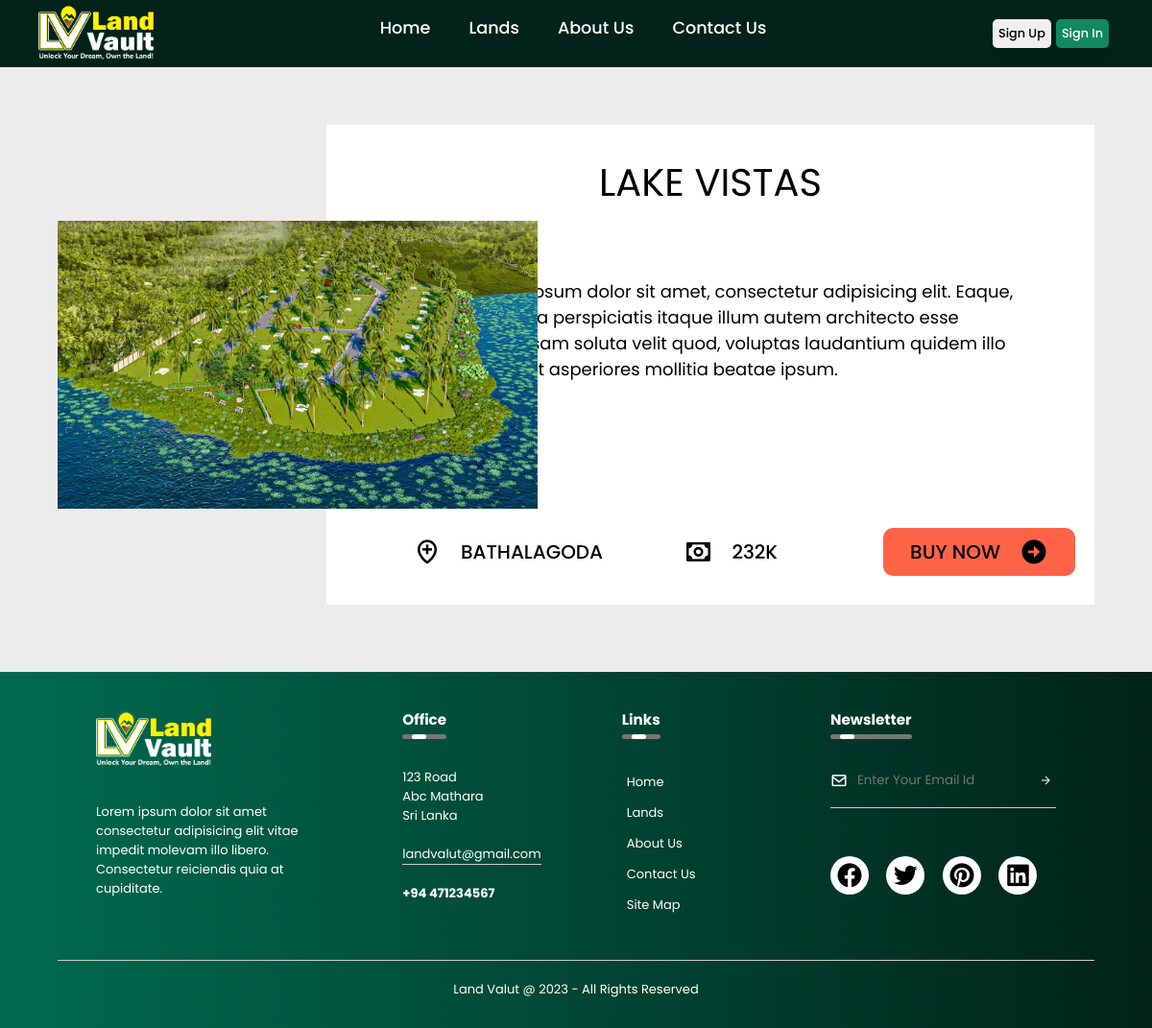
The app's page /landDetails.php?id=1 with its own data.
### tables this page shows
CREATE TABLE land(
	landID INT AUTO_INCREMENT PRIMARY KEY NOT NULL,
	l_title varchar(60) NOT NULL,
	l_location varchar(30) NOT NULL,
	l_price varchar(20) NOT NULL,
	l_imgLoc varchar(20) NOT NULL,
	sellerID INT NOT NULL,
	isSold INT NOT NULL,
	l_description varchar(300)
);

### landDetails.php (the view, shortened to what this page needs)
<?php
    $title = 'Land Details'; include("header.php");
?>
<link rel="stylesheet" href="./css/landDetails.css">
<?php
    include_once("./config/databaseConfig.php");
    $id = $_GET["id"];
    $sql = mysqli_query($conn, "SELECT * FROM land
                                         WHERE landID='" . $id . "';
                                        ");
    $row  = mysqli_fetch_array($sql);
    $landID = $row['landID'];
    $image = $row['l_imgLoc'];
    $title = $row['l_title'];
    $location = $row['l_location'];
    $price = $row['l_price'];
    $description = $row['l_description'];
    echo "
<div class='land_container'>
    <div class='img_container'>
        <img src='./images/lands/".$image.".webp' alt=''>
    </div>
    <div class='det_container'>
        <div class='land_title'>
            <p>". $title ."</p>
        </div>
        <div class='land_des'>
            <P>". $description ."</P>
        </div>
        <div class='land_tags'>
            <div class='location'>
                <i class='bx bx-location-plus'></i>
                <p>". $location ."</p>
            </div>
            <div class='price'>
                <i class='bx bx-money'></i>
                <p>". $price ."</p>
            </div>
        </div> ";
        if ($row['isSold'] === '0' ){
        echo "
        <a href='./paymentgateway.php?id=". $landID ."'>
        <div class='buy_btn'>
            <p>BUY NOW</p>
            <i class='bx bxs-right-arrow-circle'></i>
        </div>
        </a>
    </div>
</div>
";
        }
?>
<?php include("footer.php"); ?>

### css/header.css (style rules this page uses)
* { margin: 0; padding: 0; box-sizing: border-box; font-family: 'Poppins', sans-serif; scroll-behavior: smooth; list-style: none; text-decoration: none; }
body { background-color: #ececec; }

### css/landDetails.css (style rules this page uses)
.land_container { width: 90%; height: 700px; margin: auto; padding-top: 100px; position: relative; }
.land_container a { color: black; }
.img_container img { width: 500px; height: 300px; position: absolute; top: 230px; z-index: 555; }
.det_container { width: 800px; height: 500px; position: absolute; top: 130px; right: 0; background-color: #fff; }
.land_title { width: 100%; height: 80px; text-align: center; justify-content: center; align-items: center; padding-top: 30px; }
.land_title p { padding: auto; font-size: 40px; }
.land_des { width: 600px; height: 200px; position: absolute; right: 50px; top: 160px; }
.land_des p { font-size: 18px; }
.land_tags { position: absolute; display: flex; bottom: 30px; left: 80px; width: 50%; height: 50px; align-items: center; justify-content: space-between; }
.location , .price { display: flex; }
.buy_btn { position: absolute; display: flex; bottom: 30px; background-color: tomato; right: 20px; width: 25%; height: 50px; align-items: center; justify-content: center; border-radius: 10px; cursor: pointer; transition: 0.2s; }
.land_tags .bx { padding: 10px; font-size: 30px; }
.land_tags .location p, .land_tags .price p { align-items: center; padding: 10px; font-size: 20px; font-weight: 500; }
.buy_btn .bx { padding: 10px; font-size: 30px; }
.buy_btn p { align-items: center; padding: 10px; font-size: 20px; font-weight: 500; }

### css/footer.css (style rules this page uses)
* { margin: 0; padding: 0; box-sizing: border-box; font-family: 'Poppins', sans-serif; scroll-behavior: smooth; list-style: none; text-decoration: none; }

### records on screen
land: l_title "LAKE VISTAS", l_description "Lorem ipsum dolor sit amet, consectetur adipisicing elit. Eaque, animi. Ea perspiciatis itaque illum autem architecto esse laboriosam soluta velit quod, voluptas laudantium quidem illo nesciunt asperiores mollitia beatae ipsum.", l_location "BATHALAGODA", l_price "232K"
